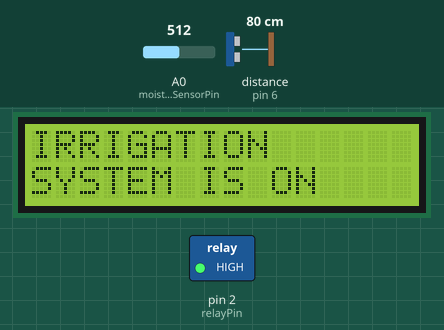
This sketch was run on a simulated Arduino Uno, built with avr-gcc and run on an emulated ATmega328P. Shown: 16×2 character LCD, switched loads named in the sketch (green lamp = pin HIGH). Wiring (inferred from the names in the program): ultrasonic range finder: trigger pin 7; echo pin 6. The inputs (shaded band) are chosen by the test bench; at power-on: A0 (moistureSensorPin) = 512, distance to the obstacle (sensor on pin 6) 80 cm. The echo pulse lasts 58.3 µs per cm; pins used as bus, display or sensor lines are not drawn; what the sketch prints to the serial monitor is not drawn.

Above: at 1.1 s.
At 5.2 s:
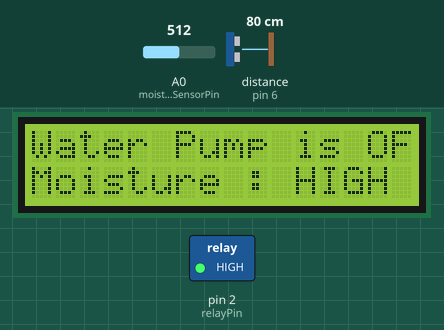
5.3 s: A0 (moistureSensorPin) set to 940
7.4 s: A0 (moistureSensorPin) set to 966
At 8.5 s:
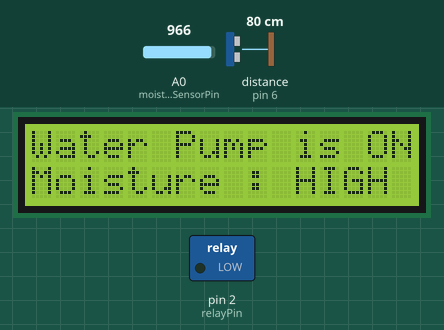
9.7 s: distance to the obstacle (sensor on pin 6) set to 23 cm
11.5 s: distance to the obstacle (sensor on pin 6) set to 18 cm
At 13.0 s:
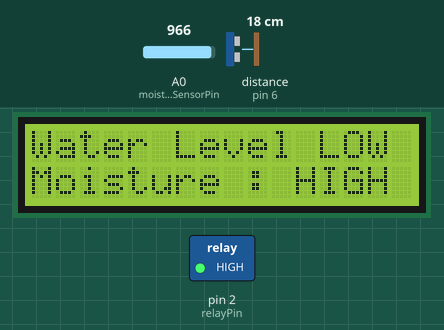
13.9 s: distance to the obstacle (sensor on pin 6) set to 35 cm
At 15.6 s:
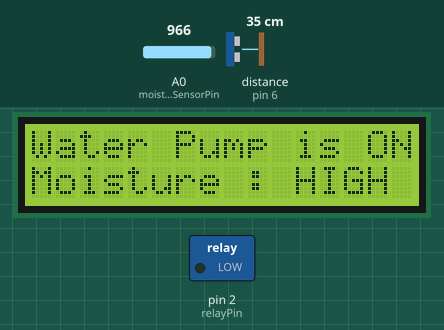
15.9 s: distance to the obstacle (sensor on pin 6) set to 2 cm
At 17.3 s:
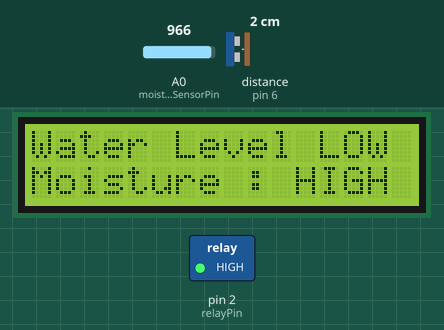
Timing chart, 0 to 18.9 s (numbered marks = the images above; inputs shaded):
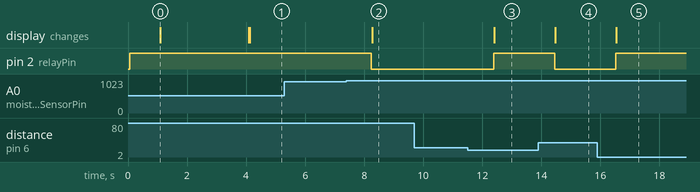

Measured:
- the behaviour switches between 950 and 951 on A0 (moistureSensorPin) (found by bisection; images 1 and 2)
- the behaviour switches between 21 and 20 cm on distance to the obstacle (sensor on pin 6) (found by bisection; images 2 and 3)
- after the input at 5.3 s, every drawn part: stays the same
- after the input at 7.4 s, pin 2 (relayPin): HIGH → LOW after 0.85 s; the display: changes after 0.88 s (image 2)
- after the input at 9.7 s, every drawn part: stays the same
- after the input at 11.5 s, pin 2 (relayPin): LOW → HIGH after 0.88 s; the display: changes after 0.91 s (image 3)
- after the input at 13.9 s, pin 2 (relayPin): HIGH → LOW after 0.55 s; the display: changes after 0.58 s (image 4)
- after the input at 15.9 s, pin 2 (relayPin): LOW → HIGH after 0.61 s; the display: changes after 0.64 s (image 5)
- what the display in image 0 shows lasts 3.0 s, from 1.1 s to 4.1 s

The sketch:

Plant_Irrigation_System.ino
```cpp
/*
 * This Arduino sketch is designed for an indoor plant irrigation system that uses a soil moisture sensor
 * and an ultrasonic sensor to protect a water pump. The system includes an LCD display to
 * show the status of the water pump and soil moisture levels.
 *
 * Components:
 * - Arduino Uno
 * - 16x2 LCD display (I2C)
 * - Soil moisture sensor
 * - AJ-SR04M ultrasonic sensor
 * - 5v Relay module
 * - 5v Water pump
 *
 * Functionality:
 * - The soil moisture sensor measures the moisture level in the soil.
 * - The ultrasonic sensor measures the water level in the tank.
 * - The relay controls the water pump based on the soil moisture level and water level.
 * - The LCD displays the status of the water pump and soil moisture levels.
 * - The water pump will not turn on if the water level is below the set threshold
 *
 * Author: Guy Curtis
 * Date: 16/08/2024
 */

#include <LiquidCrystal_I2C.h>
LiquidCrystal_I2C lcd(0x27, 16, 2);

const int trigPin = 7;
const int echoPin = 6;
const int relayPin = 2;
const int moistureSensorPin = A0;
const int sensorThreshold = 20; // in cm
long duration;
int distance;

void setup() {
  Serial.begin(9600);
  lcd.init();
  lcd.backlight();
  lcd.clear();
  pinMode(relayPin, OUTPUT);
  digitalWrite(relayPin, HIGH);
  pinMode(trigPin, OUTPUT);
  pinMode(echoPin, INPUT);
  delay(1000);
  lcd.setCursor(0, 0);
  lcd.print("IRRIGATION");
  lcd.setCursor(0, 1);
  lcd.print("SYSTEM IS ON ");
  delay(3000);
  lcd.clear();
}

void loop() {
  // Measure water level
  digitalWrite(trigPin, LOW);
  delayMicroseconds(2);
  digitalWrite(trigPin, HIGH);
  delayMicroseconds(10);
  digitalWrite(trigPin, LOW);
  duration = pulseIn(echoPin, HIGH);
  distance = duration * 0.034 / 2; // Convert to cm

  // Read soil moisture and water level
  int moistureValue = analogRead(moistureSensorPin);
  Serial.print("Moisture: ");
  Serial.println(moistureValue);
  Serial.print("Water Level: ");
  Serial.println(distance);

  // Check water level and soil moisture
  if (distance < sensorThreshold) {
    digitalWrite(relayPin, HIGH);
    lcd.setCursor(0, 0);
    lcd.print("Water Level LOW ");
  } else if (moistureValue > 950) {
    digitalWrite(relayPin, LOW);
    lcd.setCursor(0, 0);
    lcd.print("Water Pump is ON ");
  } else {
    digitalWrite(relayPin, HIGH);
    lcd.setCursor(0, 0);
    lcd.print("Water Pump is OFF");
  }

  // Display moisture level
  if (moistureValue > 30) {
    lcd.setCursor(0, 1);
    lcd.print("Moisture : HIGH");
  } else if (moistureValue > 300 && moistureValue < 950) {
    lcd.setCursor(0, 1);
    lcd.print("Moisture : MID ");
  } else if (moistureValue > 950) {
    lcd.setCursor(0, 1);
    lcd.print("Moisture : LOW ");
  }

  delay(1000); // Wait for a second before the next loop
}
```
